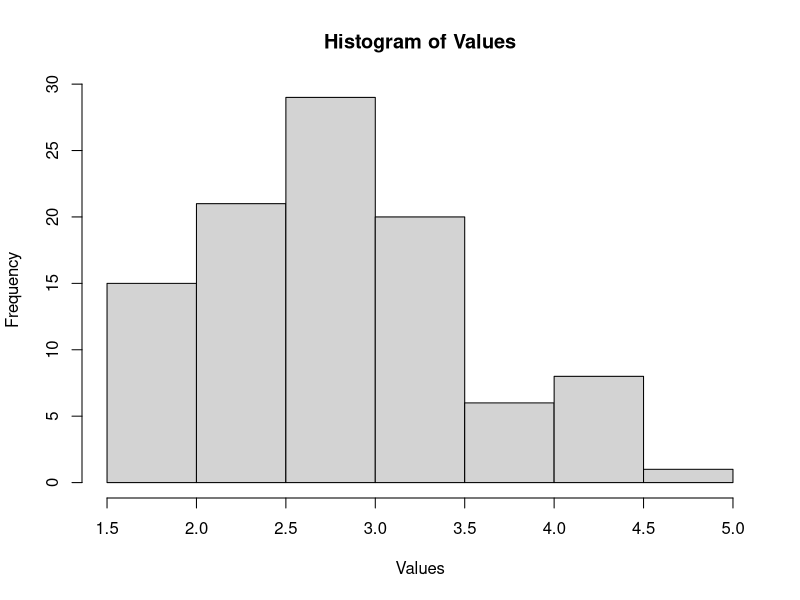
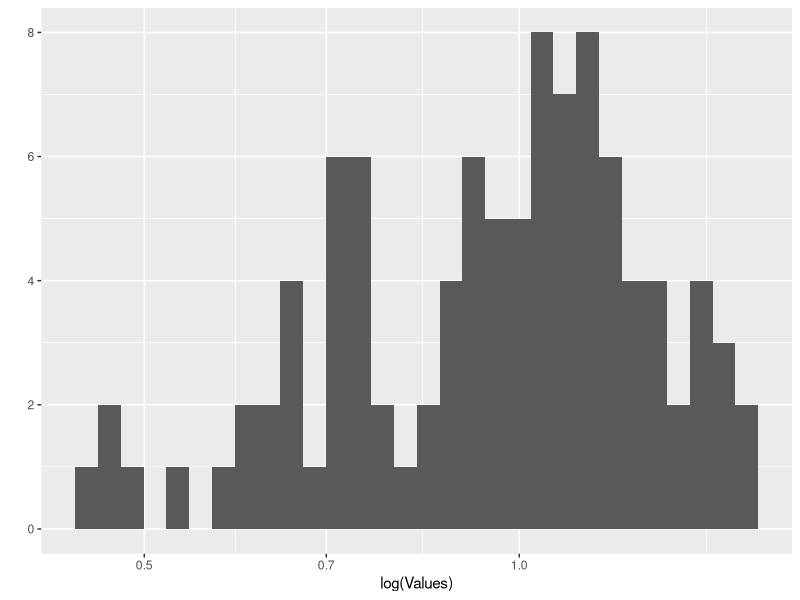

These figures' R source, in order:
## ---- chunk 1
Values<-rlnorm(100, meanlog=1, sdlog=0.25)
## ---- chunk 2
hist(Values)

#df_val <- as.data.frame(Values)
#df_log <- log(df_val)
library("ggplot2")
qplot(log(Values))+scale_x_log10()

## ---- chunk 3
m_v <- mean(Values)
v_v <- var(Values)

## ---- chunk 4
m_v 

## ---- chunk 5

v_v 
